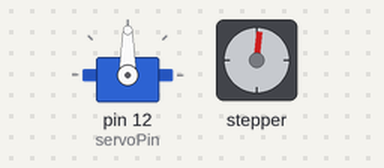
This sketch was run on a simulated Arduino Uno, built with avr-gcc and run on an emulated ATmega328P. Parts: servo, stepper motor. Stepper angles assume 800 steps per turn; what the sketch prints to the serial monitor is not drawn.

Above: at 0.16 s.
At 9.25 s:
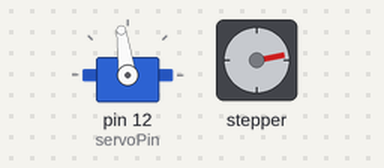
At 19.55 s:
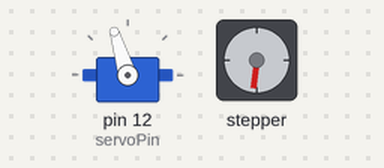
At 39.55 s:
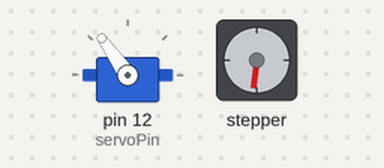
Timing chart, 0 to 40.0 s (numbered marks = the images above):
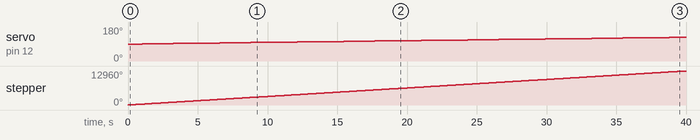

Measured:
- by itself, servo on pin 12 (servoPin): moves from 90° to 126° over 38.9 s
- by itself, stepper: keeps turning clockwise at about 325°/s

The sketch:

02_ServoAndStepperBlocking.ino
```cpp
// (licence header left out)
#include <Arduino.h>
#include "BasicStepperDriver.h"
#include <Servo.h>

// Motor steps per revolution. Most steppers are 200 steps or 1.8 degrees/step
#define MOTOR_STEPS 200
#define RPM 60

// Since microstepping is set externally, make sure this matches the selected mode
// Set the jumper to middle position when using MICROSTEPS 4, no jumper = MICROSTEPS 1
// 1=full step, 2=half step etc.
#define MICROSTEPS 4

// Driver in CNC shield X
#define DIR_X 5
#define STEP_X 2

// Driver in CNC shield Y
#define DIR_Y 6
#define STEP_Y 3

// Driver in CNC shield Z
#define DIR_Z 7
#define STEP_Z 4

// Define the pin for enable/disable functionality
#define SLEEP 8

Servo servo;

const byte servoPin = 12;  // connect to Spindle enable pin (SpinEn) on CNC shield.
int pos = 90;
int speed = 1;

const int servo_min_ms = 800;
const int servo_max_ms = 2100;

const int servo_min_pos = 55;
const int servo_max_pos = 135;

// Initialize the driver(s)
BasicStepperDriver stepper(MOTOR_STEPS, DIR_X, STEP_X, SLEEP);

void setup() {

  Serial.begin(115200);
  Serial.println("Booting Plotter ... Fasten your seatbelts! ");
  Serial.println("");
  Serial.println(" ____ _____ _   _ ______  __");
  Serial.println("/ ___|_   _| | | |  _ \\ \\/ /");
  Serial.println("\\___ \\ | | | | | | |_) \\  /");
  Serial.println(" ___) || | | |_| |  __//  \\");
  Serial.println("|____/ |_|  \\___/|_|  /_/\\_\\");
  Serial.println("");

  // Pass some config to the instances and begin
  stepper.begin(RPM, MICROSTEPS);

  // if using enable/disable on ENABLE pin (active LOW) instead of SLEEP uncomment next line
  stepper.setEnableActiveState(LOW);

  // attach the servo
  servo.attach(servoPin);
}

void loop() {
  // energize coils
  stepper.enable();

  // Moving motor one full revolution using the degree notation
  stepper.rotate(360);
  pos += speed;

  // set servo position
  servo.write(pos);

  // increment or decrease pos between max and min range
  if (pos > servo_max_pos || pos < servo_min_pos) {
    speed *= -1;
  }

  // pause and allow the motor to be moved by hand
  stepper.disable();

  delay(100);  // repeat after 100ms
}
```
